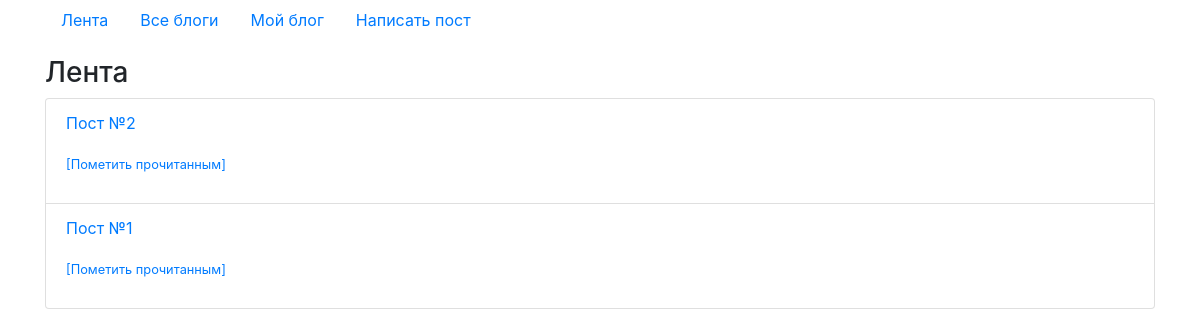
Page /blog/feed/ (signed in) on the earlier database version.
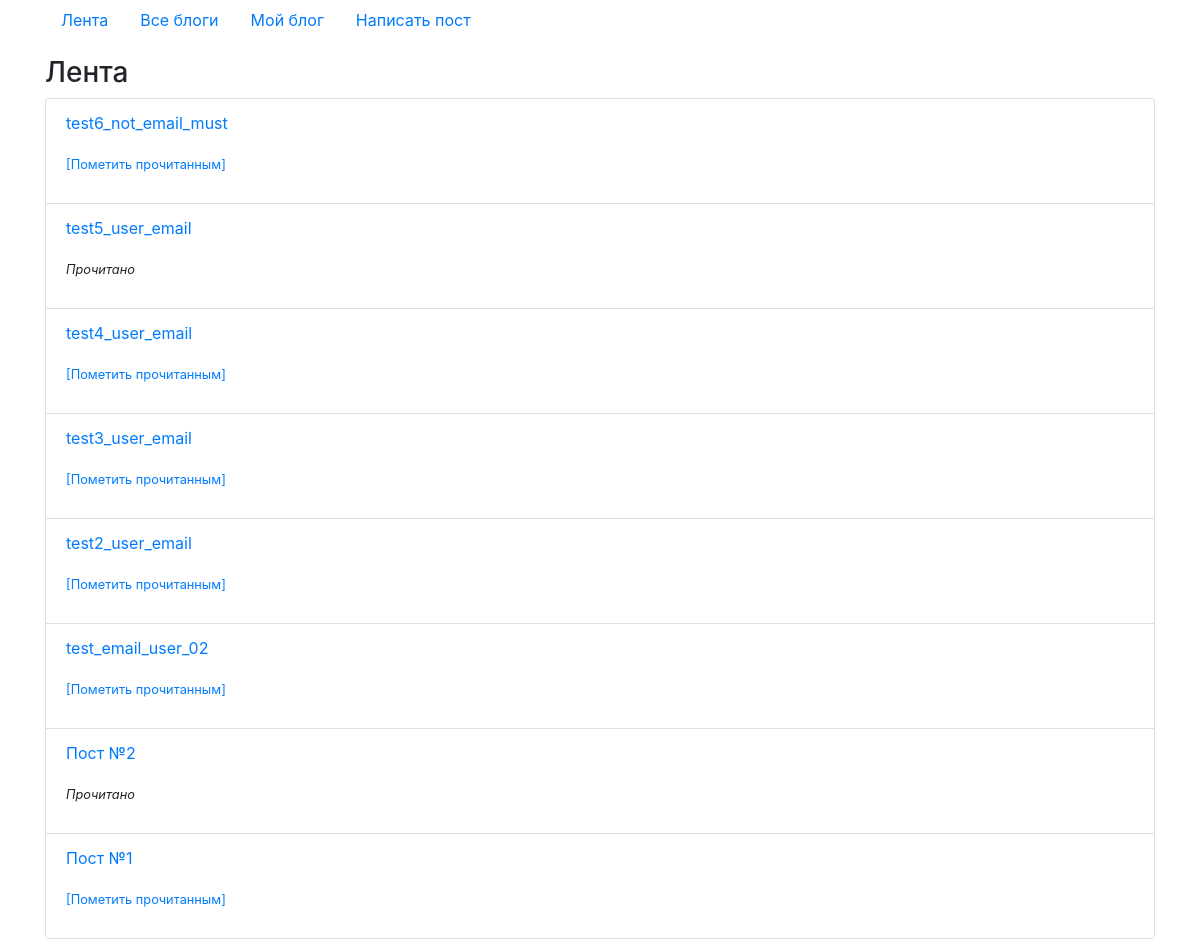
Same page on the later database version.
### blog/models.py (models this page shows, shortened)
class Post(models.Model):
    blog = models.ForeignKey(Blog, on_delete=models.CASCADE)
    title = models.CharField(max_length=300)
    text = models.CharField(max_length=10000)
    created = models.DateTimeField(auto_now_add=True)
    viewed = models.ManyToManyField(User, related_name='is_viewed', blank=True)
    class Meta:
        verbose_name = 'пост'
        verbose_name_plural = 'посты'
        ordering = ('-created',)

### blog/views.py (the view)
# urls.py: path('feed/', FeedListView.as_view(), name='feed-list'),
class FeedListView(ListView):
    template_name = 'blog/feed_list.html'
    def get_queryset(self):
        blog_list = Blog.objects.filter(followers=self.request.user)
        post_list = Post.objects.filter(blog__in=blog_list)
        return post_list

### templates/blog/feed_list.html
{% extends 'base.html' %}
{% block content %}
<h3>Лента</h3>
<ul class="list-group">
{% for post in object_list %}
    <li class="list-group-item">
        <p><a href="{% url 'post-detail' pk=post.pk %}">{{ post.title }}</a></p>
        {% if request.user in post.viewed.all %}
        <p><small><em>Прочитано</em></small></p>
        {% else %}
        <p><a href="{% url 'post-viewed' pk=post.pk %}"><small>[Пометить прочитанным]</small></a></p>
        {% endif %}
    </li>
{% empty %}
    <p>Лента пуста... Подпишитесь на любой блог</p>
{% endfor %}
</ul>
{% endblock %}

### templates/base.html (shortened to what this page needs)
<!doctype html>
<html lang="ru">
  <head>
    <link rel="stylesheet" href="https://stackpath.bootstrapcdn.com/bootstrap/4.4.1/css/bootstrap.min.css">
  </head>
  <body>
    <div class="container">
        <nav class="nav">
            <a class="nav-link" href="{% url 'feed-list' %}">Лента</a>
            <a class="nav-link" href="{% url 'blog-list' %}">Все блоги</a>
            <a class="nav-link" href="{% url 'post-list' request.user.pk %}">Мой блог</a>
            <a class="nav-link" href="{% url 'post-create' %}">Написать пост</a>
        </nav>
    </div>
    <div class="container">
        {% block content %}{% endblock %}
    </div>
  </body>
</html>

Differences in the rows shown:
added Post: title "test6_not_email_must", shows "[Пометить прочитанным]"
added Post: title "test5_user_email", shows "Прочитано"
added Post: title "test4_user_email", shows "[Пометить прочитанным]"
added Post: title "test3_user_email", shows "[Пометить прочитанным]"
added Post: title "test2_user_email", shows "[Пометить прочитанным]"
added Post: title "test_email_user_02", shows "[Пометить прочитанным]"
computed for Post "Пост №2": text "[Пометить прочитанным]" → "Прочитано"
